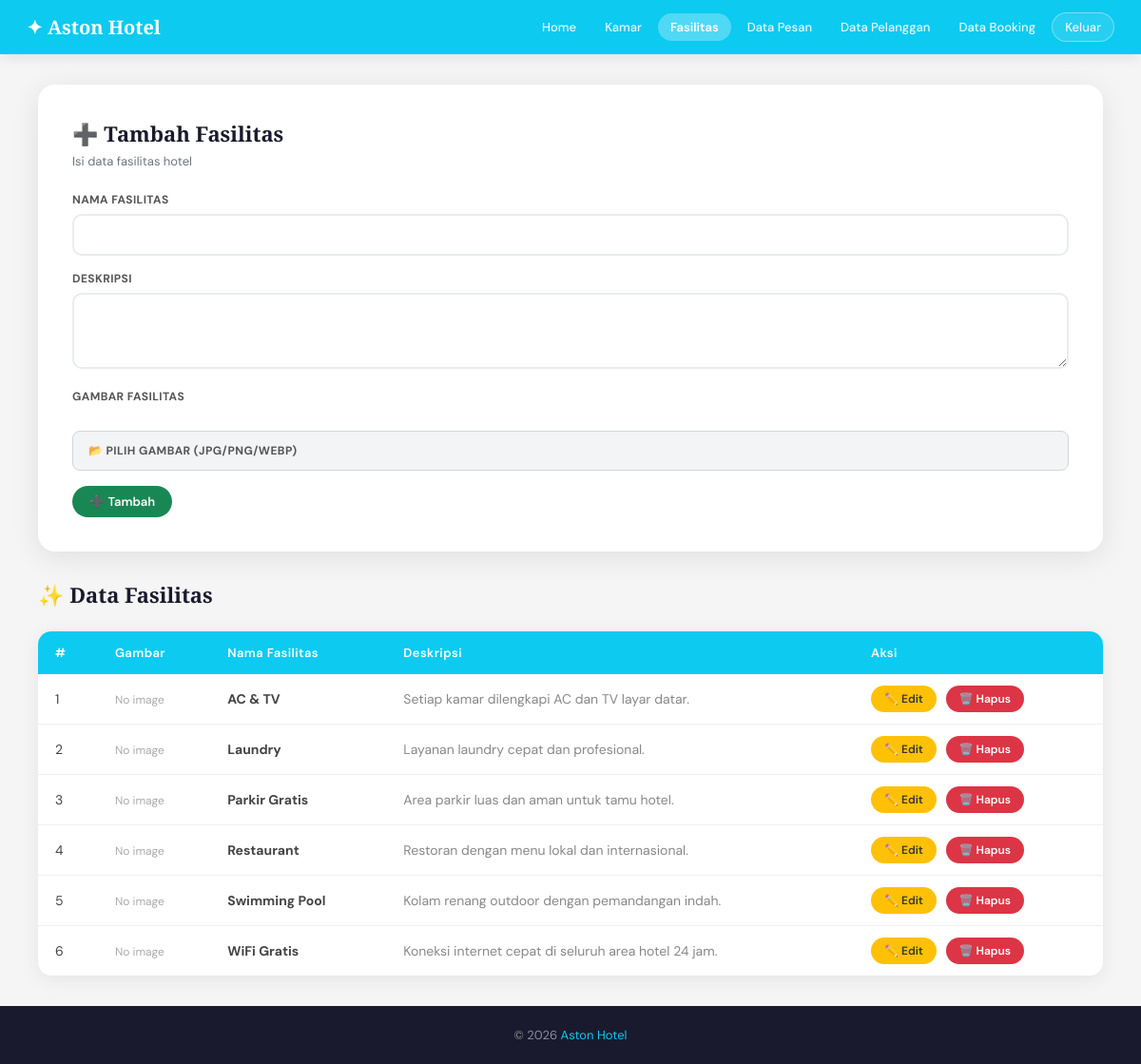
Page /admin/fasilitas.php (signed in) on the committed database.
### tables this page shows
CREATE TABLE fasilitas (
  id INT AUTO_INCREMENT PRIMARY KEY,
  nama VARCHAR(100) NOT NULL,
  deskripsi TEXT,
  icon VARCHAR(10) DEFAULT '⭐',
  created_at TIMESTAMP DEFAULT CURRENT_TIMESTAMP
);

### includes/config.php (called while the page is built, shortened)
<?php
function safeQuery($conn, $sql) {
    $result = $conn->query($sql);
    $rows = [];
    while ($r = $result->fetch_assoc()) {
        $rows[] = $r;
    }
    return $rows;
}
?>

### admin/fasilitas.php (the view, shortened to what this page needs)
<?php
require_once '../includes/config.php';
$edit_data = null;
$fas_all = safeQuery($conn, "SELECT * FROM fasilitas ORDER BY id DESC");
?>
<!DOCTYPE html>
<html lang="id">
<head>
<link rel="stylesheet" href="../css/style.css">
</head>
<body>
<nav class="navbar">
  <a class="navbar-brand" href="home.php">✦ Aston Hotel</a>
  <div class="nav-links">
    <a href="home.php">Home</a>
    <a href="kamar.php">Kamar</a>
    <a href="fasilitas.php" class="active">Fasilitas</a>
    <a href="data_pesan.php">Data Pesan</a>
    <a href="data_pelanggan.php">Data Pelanggan</a>
    <a href="data_booking.php">Data Booking</a>
    <button onclick="showModalKeluar()" class="btn-keluar" style="color:white;
      font-size:13px; font-weight:500; padding:6px 13px; border-radius:20px;
      border:1px solid rgba(255,255,255,0.4); background:rgba(255,255,255,0.12);
      cursor:pointer; font-family:inherit; opacity:0.9;">Keluar</button>
  </div>
</nav>
<div class="admin-wrap">
  <div class="booking-card" style="margin-bottom:30px; max-width:100%;">
    <h5><?= $edit_data ? '✏️ Edit Fasilitas' : '➕ Tambah Fasilitas' ?></h5>
    <p class="booking-sub">Isi data fasilitas hotel</p>
    <form method="POST" enctype="multipart/form-data" id="form-fasilitas">
      <div class="form-group">
        <label>Nama Fasilitas</label>
        <input type="text" name="nama" class="form-control"
               value="<?= htmlspecialchars($edit_data['nama'] ?? '') ?>" required>
      </div>
      <div class="form-group">
        <label>Deskripsi</label>
        <textarea name="deskripsi" class="form-control"><?= htmlspecialchars($edit_data['deskripsi'] ?? '') ?></textarea>
      </div>
      <div class="form-group">
        <label>Gambar Fasilitas</label><br>
        <label class="file-upload-box" for="gambar">
          📂 PILIH GAMBAR (JPG/PNG/WEBP)
        </label>
      </div>
      <div style="display:flex; gap:10px;">
        <button type="submit" name="<?= $edit_data ? 'edit' : 'tambah' ?>" class="btn btn-success">
          <?= $edit_data ? '💾 Simpan' : '➕ Tambah' ?>
        </button>
      </div>
    </form>
  </div>
  <div class="page-title"><h5>✨ Data Fasilitas</h5></div>
  <div class="table-wrap">
    <table>
      <thead>
        <tr><th>#</th><th>Gambar</th><th>Nama Fasilitas</th><th>Deskripsi</th><th>Aksi</th></tr>
      </thead>
      <tbody>
        <?php foreach ($fas_all as $i => $f): ?>
        <tr>
          <td><?= $i+1 ?></td>
          <td>
            <?php if (!empty($f['gambar'])): ?>
              <img src="../uploads/fasilitas/<?= htmlspecialchars($f['gambar']) ?>"
                   alt="<?= htmlspecialchars($f['nama']) ?>" class="tbl-img">
            <?php else: ?>
              <span style="color:#aaa;font-size:12px;">No image</span>
            <?php endif; ?>
          </td>
          <td><strong><?= htmlspecialchars($f['nama']) ?></strong></td>
          <td style="color:#888;"><?= htmlspecialchars($f['deskripsi']) ?></td>
          <td>
            <a href="fasilitas.php?edit_id=<?= $f['id'] ?>" class="btn btn-warning btn-sm">✏️ Edit</a>
            <a href="fasilitas.php?hapus=<?= $f['id'] ?>" class="btn btn-danger btn-sm"
               onclick="return confirm('Hapus fasilitas ini?')">🗑️ Hapus</a>
          </td>
        </tr>
        <?php endforeach; ?>
      </tbody>
    </table>
  </div>
</div>
<footer><p>&copy; 2026 <span>Aston Hotel</span></p></footer>
</body>
</html>

### css/style.css (style rules this page uses)
:root { --cyan: #0dcaf0; --cyan-dark: #0aa8cc; --gold: #c9a84c; --dark: #1a1a2e; --cream: #faf8f4; --gray: #6c757d; --light: #f5f5f5; --success: #198754; --danger: #dc3545; --warning: #ffc107; }
* { margin: 0; padding: 0; box-sizing: border-box; }
body { font-family: 'DM Sans', sans-serif; background: var(--light); color: var(--dark); }
.navbar { background: var(--cyan); padding: 13px 28px; display: flex; align-items: center; justify-content: space-between; flex-wrap: wrap; gap: 8px; box-shadow: 0 2px 15px rgba(0,0,0,0.1); position: sticky; top: 0; z-index: 100; }
.navbar-brand { color: white; font-family: 'Playfair Display', serif; font-size: 20px; font-weight: 700; text-decoration: none; }
.nav-links { display: flex; align-items: center; flex-wrap: wrap; gap: 4px; }
.nav-links a { color: white; text-decoration: none; font-size: 13px; font-weight: 500; padding: 6px 13px; border-radius: 20px; transition: background 0.2s; opacity: 0.9; }
.nav-links a.active { background: rgba(255,255,255,0.28); font-weight: 600; opacity: 1; }
.nav-links button.btn-keluar { color: white; font-size: 13px; font-weight: 500; padding: 6px 13px; border-radius: 20px; border: 1px solid rgba(255,255,255,0.4); background: rgba(255,255,255,0.12); cursor: pointer; opacity: 0.9; transition: background 0.2s; font-family: inherit; }
.btn { display: inline-block; padding: 8px 18px; border-radius: 30px; font-size: 13px; font-weight: 600; border: none; cursor: pointer; transition: all 0.2s; text-decoration: none; font-family: 'DM Sans', sans-serif; }
.btn + .btn { margin-left: 6px; }
.btn-sm { padding: 6px 14px; font-size: 12px; }
.btn-success { background: var(--success); color: white; }
.btn-warning { background: var(--warning); color: #333; }
.btn-danger { background: var(--danger); color: white; }
.form-group { margin-bottom: 16px; }
.form-group label { display: block; font-size: 12px; font-weight: 700; color: #555; margin-bottom: 7px; text-transform: uppercase; letter-spacing: 0.4px; }
.form-control { width: 100%; padding: 11px 14px; border: 2px solid #e9ecef; border-radius: 10px; font-size: 14px; font-family: 'DM Sans', sans-serif; outline: none; transition: border-color 0.2s; background: white; }
textarea.form-control { resize: vertical; min-height: 80px; }
.admin-wrap { padding: 32px 40px; }
.page-title { display: flex; align-items: center; justify-content: space-between; margin-bottom: 24px; flex-wrap: wrap; gap: 12px; }
.page-title h5 { font-family: 'Playfair Display', serif; font-size: 22px; }
.table-wrap { background: white; border-radius: 14px; overflow: hidden; box-shadow: 0 4px 20px rgba(0,0,0,0.07); overflow-x: auto; }
table { width: 100%; border-collapse: collapse; min-width: 500px; }
thead { background: var(--cyan); color: white; }
thead th { padding: 14px 18px; font-size: 13px; font-weight: 600; letter-spacing: 0.4px; text-align: left; white-space: nowrap; }
tbody tr { border-bottom: 1px solid #f0f0f0; transition: background 0.15s; }
tbody tr:last-child { border-bottom: none; }
tbody td { padding: 12px 18px; font-size: 14px; color: #444; vertical-align: middle; }
.booking-card { background: white; border-radius: 18px; box-shadow: 0 6px 30px rgba(0,0,0,0.09); padding: 36px; max-width: 700px; margin: 0 auto; }
.booking-card h5 { font-family: 'Playfair Display', serif; font-size: 22px; margin-bottom: 6px; }
.booking-sub { color: var(--gray); font-size: 13px; margin-bottom: 24px; }
footer { background: var(--dark); color: rgba(255,255,255,0.5); text-align: center; padding: 22px; font-size: 13px; margin-top: 0; }
footer span { color: var(--cyan); }

### admin/fasilitas.php (style rules this page uses)
.file-upload-box { display: flex; align-items: center; gap: 10px; width: 100%; padding: 12px 16px; border: 1.5px solid #d1d5db; border-radius: 8px; background: #f3f4f6; cursor: pointer; font-size: 14px; color: #374151; box-sizing: border-box; transition: border-color 0.2s, background 0.2s; }

### rows in the picture
fasilitas: nama "AC & TV", deskripsi "Setiap kamar dilengkapi AC dan TV layar datar."
fasilitas: nama "Laundry", deskripsi "Layanan laundry cepat dan profesional."
fasilitas: nama "Parkir Gratis", deskripsi "Area parkir luas dan aman untuk tamu hotel."
fasilitas: nama "Restaurant", deskripsi "Restoran dengan menu lokal dan internasional."
fasilitas: nama "Swimming Pool", deskripsi "Kolam renang outdoor dengan pemandangan indah."
fasilitas: nama "WiFi Gratis", deskripsi "Koneksi internet cepat di seluruh area hotel 24 jam."
